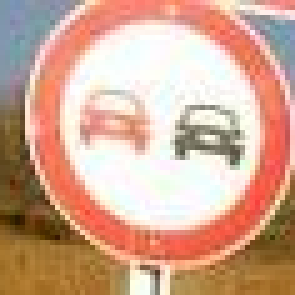
#> input picture Course1/Week3/Data/Test/6.png, 59 x 59 px, given as the content of the folder ./Data/Train/Positive/, which was not available (shown 5 times larger)
$ python 'Week2 File1 ImageResizeAndSaveDataset.py'
#> lines starting #> are read from the running program, lines starting #| are printed output that depends on the picture; pictures that were not available may be replaced by others from this repository, and a replacement may not be noted
import numpy as np
#import matplotlib.pyplot as plt
import h5py
from scipy import ndimage
#from PIL import Image
#from scipy import ndimage
import cv2
import os
import logging
import sys
#from lr_utils import load_dataset

log_file = "./.log"

try:
	#Variables
	debug = True
	verbose = True

	img_size_width = 64
	img_size_height = 64
	base_data_path = "./Data/"
	resized_folder = "Resized"
	dataset_file = "dataset.h5"
	dirs = {
		"positive": "Train/Positive/",
		"negative": "Train/Negative/",
		"test": "Test/"
	}
	test_set_y = np.array([[1, 1, 1, 0, 0, 1]])

	#Log Settings
	logger = logging.getLogger(__name__)
	logger.setLevel(logging.INFO)

	handler = logging.FileHandler(log_file)
	handler.setLevel(logging.INFO)

	formatter = logging.Formatter("%(asctime)s - %(levelname)s - %(message)s")
	handler.setFormatter(formatter)

	logger.addHandler(handler)

	#Default Functions
	def write_log(message):
		if debug:
			logger.info('%s', message)
		if verbose:
			print("LOG -> " + message)

	def write_error(error):
		logger.error('%s', error)
		print("Error: " + error)
		sys.exit(0)

	def log_and_run(function, message, paramaters = None):
		write_log('"' + message + '" running...')

		if type(paramaters) == type(None):
			r = function()
		else:
			r = function(paramaters)

		write_log('"' + message + '" ok')
		return r

	#Image Resizing Functions
	def image_resize(source_image_path, destination_image_path, width, height):
		orginal_image = cv2.imread(source_image_path, cv2.IMREAD_COLOR)
		new_image = cv2.resize(orginal_image, (width, height))
		cv2.imwrite(destination_image_path, new_image)
		write_log("Resized: " + source_image_path + " -> " + destination_image_path)

		#np.array(ndimage.imread(destination_image_path, flatten=False))

		return new_image

	def create_folder_for_resized_image_if_not_exist(folder_path):
		if os.path.isdir(folder_path) == False:
			write_log("Create folder for resized images:" + folder_path)
			os.mkdir(folder_path, 777)

	def resize_all_image_in_folder(params):
		create_folder_for_resized_image_if_not_exist(params["destination"])

		images = []

		for img_name in os. listdir(params["source"]):
			if img_name.find(".") > -1:
				image = image_resize(params["source"]+img_name, params["destination"]+img_name, params["width"], params["height"])
				images.append(image)

		return np.array(images)

	def images_resize(params):
		global img_size_width, img_size_height, base_data_path

		rt = {}

		parameters = {
			"source": "",
			"destination": "",
			"width": img_size_width,
			"height": img_size_height
		}

		for name, path in params["dirs"].items():
			parameters["source"] = base_data_path + path
			parameters["destination"] = base_data_path + path + params["resized_folder"] + "/"
			rt[name] = log_and_run(resize_all_image_in_folder, path + " Images Resize", parameters)

		return rt

	def format_resized_images(resized_images):
		global test_set_y

		train_set_y = np.concatenate((np.zeros(resized_images["positive"].shape[0]) + 1, np.zeros(resized_images["negative"].shape[0])), axis=0)
		train_set_x = np.concatenate((resized_images["positive"], resized_images["negative"]), axis=0)

		train_set_y = train_set_y.reshape(1, train_set_y.shape[0])

		train_set_x = train_set_x.reshape(train_set_x.shape[0], -1).T
		train_set_x = train_set_x / 255.


		test_set_x = resized_images["test"].reshape(resized_images["test"].shape[0], -1).T
		test_set_x = test_set_x / 255.

		return {
			"test_set_y": test_set_y,
			"test_set_x": test_set_x,
			"train_set_y": train_set_y,
			"train_set_x": train_set_x
		}

	def save_dataset(params):
		global base_data_path, dataset_file
		h5_file = h5py.File(base_data_path + dataset_file, 'w')

		for name, data in params.items():
			h5_file.create_dataset(name, data=data)

		h5_file.close()


	#Main
	if __name__ == '__main__':
		write_log("Starting...")

		params = {
			"dirs": dirs,
			"resized_folder": resized_folder
		}
		resized_images = log_and_run(images_resize, "All Image Resize", params)
#> the loop in images_resize, `for name, path in params["dirs"].items():` made 3 passes
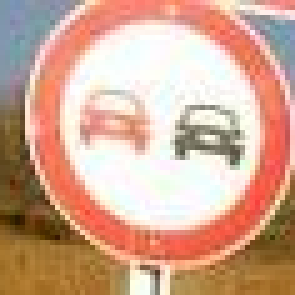
#> input picture Course1/Week3/Data/Test/6.png, 59 x 59 px, given as the content of the folder ./Data/Train/Positive/, which was not available (shown 5 times larger)
#> pass 1, in image_resize, `new_image = cv2.resize(orginal_image, (width, height))`:
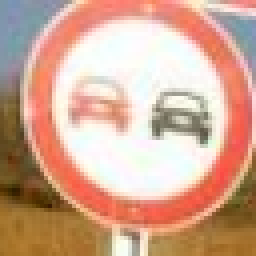
#> new_image: shape (64, 64, 3) (shown 4 times larger); mean B, G, R 146.9, 168.5, 209.8
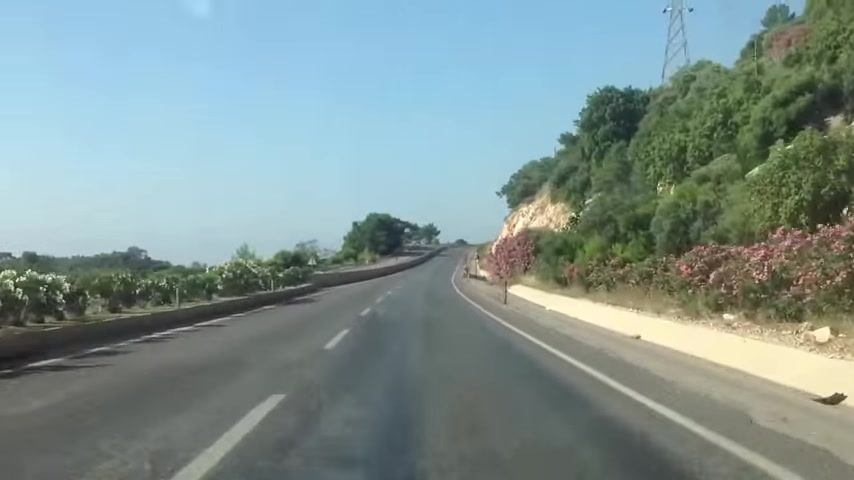
#> input picture Course1/Week3/Data/Train/Negative/101.png, 854 x 480 px
#> pass 2, in image_resize (call 2), `new_image = cv2.resize(orginal_image, (width, height))`:
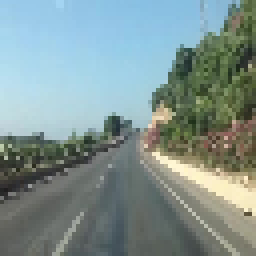
#> new_image: shape (64, 64, 3) (shown 4 times larger); mean B, G, R 145.6, 147.3, 127.9
#> after the loop in images_resize, `for name, path in params["dirs"].items():`: rt = 3 items
#> resized_images = 3 items

		dataset = log_and_run(format_resized_images, "Format Resized Images", resized_images)
#> in format_resized_images, `train_set_x = train_set_x.reshape(train_set_x.shape[0], -1).T`: train_set_x = 12288 pairs, first value 0 to 255, second value 20 to 255
#> in format_resized_images, `train_set_x = train_set_x / 255.`: train_set_x = 12288 pairs, first value 0 to 1, second value 0.0784 to 1
#> in format_resized_images, `test_set_x = resized_images["test"].reshape(resized_images["test"].sha..`: test_set_x = 12288 values, max 255 at index 62, min 0 at index 9027, mean 175.1
#> in format_resized_images, `test_set_x = test_set_x / 255.`: test_set_x = 12288 values, max 1 at index 62, min 0 at index 9027, mean 0.687
#> dataset = 4 items

		log_and_run(save_dataset, "Save Dataset", dataset)
#> the loop in save_dataset, `for name, data in params.items():` made 4 passes
#> (name, data) on passes 1, 3: ('test_set_y', [[1, 1, 1, 0, 0, 1]]), ('train_set_y', [[1, 0]])
#> name on passes 2, 4: 'test_set_x', 'train_set_x'

		write_log("Success")

except SystemExit:
    print("")

except:
	try:
		def write_log(message):
			print(str(message))
			with open(log_file, "a") as f:
				f.write(str(message))
	except:
		print("write_log function defined")

	exc_type, exc_obj, exc_tb = sys.exc_info()
	write_log("Error! -> " + str(", ".sys.exc_info()) + " (line: " + str(exc_tb.tb_lineno) + ")")
